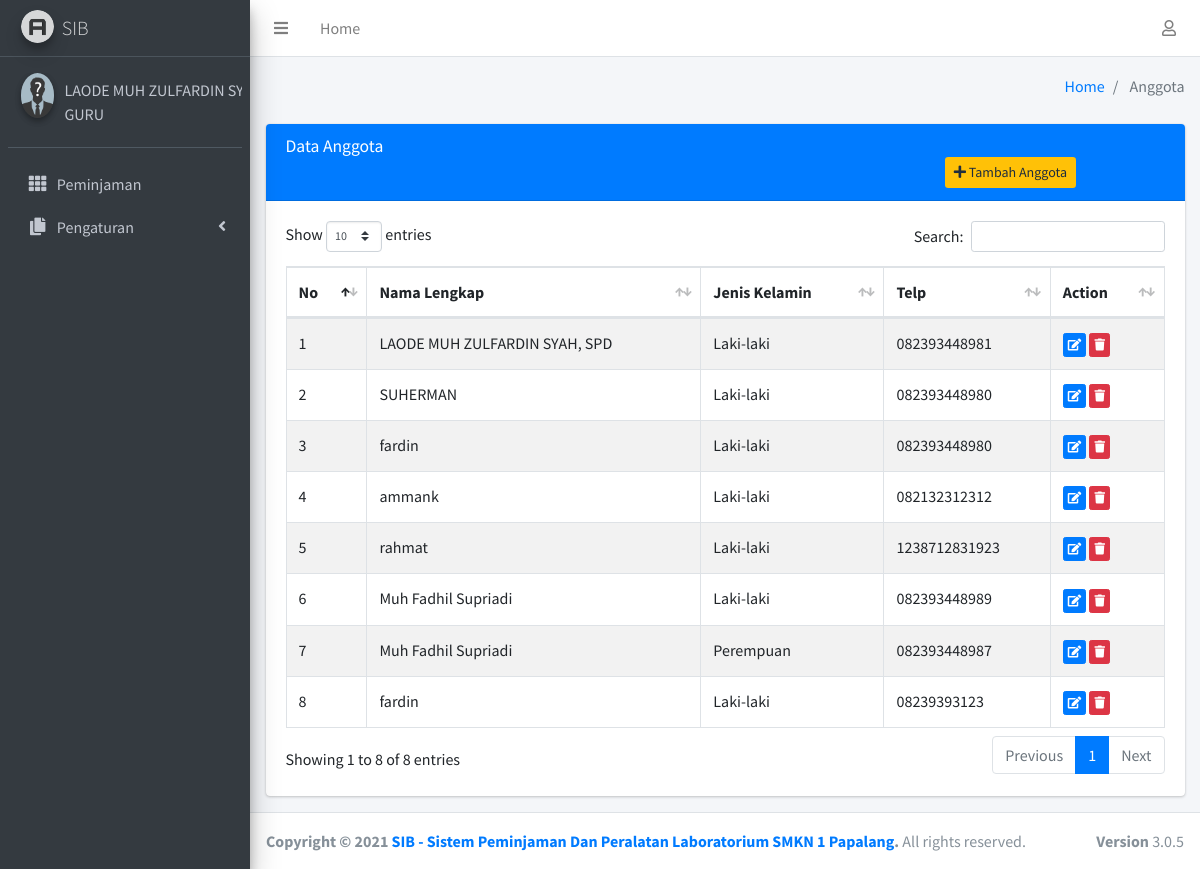
/dashboard/anggota.php (signed in), run on the app's committed database.
### tables this page shows
CREATE TABLE `anggota` (
  `id_anggota` int(11) NOT NULL,
  `namalengkap` varchar(100) NOT NULL,
  `username` varchar(100) NOT NULL,
  `password` varchar(500) NOT NULL,
  `gender` varchar(100) NOT NULL,
  `telp` varchar(100) NOT NULL,
  `gambar` varchar(500) NOT NULL
);

### dashboard/anggota.php (the view, shortened to what this page needs)
<?php
include "global_header.php";
?>
<div class="content">
    <div class="container-fluid">
        <div class="row">
            <div class="col-lg-12">
                <div class="card card-primary">
                    <div class="card-header">
                        <h3 class="card-title">Data Anggota</h3>
                        <a style="text-align: right;" class="btn bg-yellow btn-sm offset-md-9" href="tambahanggota"> <i
                                class="fa fa-plus"></i> Tambah Anggota</a>
                    </div>
                    <div class="card-body">
                        <table id="example1" class="table table-bordered table-striped">
                            <thead>
                                <tr>
                                    <th>No</th>
                                    <th>Nama Lengkap</th>
                                    <th>Jenis Kelamin</th>
                                    <th>Telp</th>
                                    <th>Action</th>
                                </tr>
                            </thead>
                            <tbody>
                                <?php
                                $query = $koneksi->query("SELECT * FROM anggota");
                        $nomor_urut = 1;
                        foreach ($query as $data) :
                                                ?>
                                <tr>
                                    <td><?= $nomor_urut; ?></td>
                                    <td><?= $data['namalengkap']; ?></td>
                                    <td><?= $data['gender']; ?></td>
                                    <td><?= $data['telp']; ?></td>
                                    <td>
                                        <a href="editanggota?id=<?= $data['id_anggota'];?>"
                                            class="btn btn-primary btn-xs"><i class="fa fa-edit"></i></a>
                                        <a href="hapusanggota?id=<?= $data['id_anggota']; ?>"
                                            class="btn btn-danger btn-xs tombol-hapus" data-toggle="tooltip"
                                            data-placement="top" title="" data-original-title="Hapus"><i
                                                class="fa fa-trash"></i></a>
                                    </td>
                                </tr>
                                <?php
                                                    $nomor_urut++;
                                                endforeach; ?>
                            </tbody>
                        </table>
                    </div>
                </div>
            </div>
        </div>
    </div>
</div>
</div>
<?php include "global_footer.php"; ?>

### data on the page
anggota: namalengkap "LAODE MUH ZULFARDIN SYAH, SPD", gender "Laki-laki", telp "082393448981"
anggota: namalengkap "SUHERMAN", gender "Laki-laki", telp "082393448980"
anggota: namalengkap "fardin", gender "Laki-laki", telp "082393448980"
anggota: namalengkap "ammank", gender "Laki-laki", telp "082132312312"
anggota: namalengkap "rahmat", gender "Laki-laki", telp "1238712831923"
anggota: namalengkap "Muh Fadhil Supriadi", gender "Laki-laki", telp "082393448989"
anggota: namalengkap "Muh Fadhil Supriadi", gender "Perempuan", telp "082393448987"
anggota: namalengkap "fardin", gender "Laki-laki", telp "08239393123"

### other printed values
$_SESSION['nama_lengkap'] "LAODE MUH ZULFARDIN…"
$_SESSION['level'] "GURU"
$halaman "Anggota"
